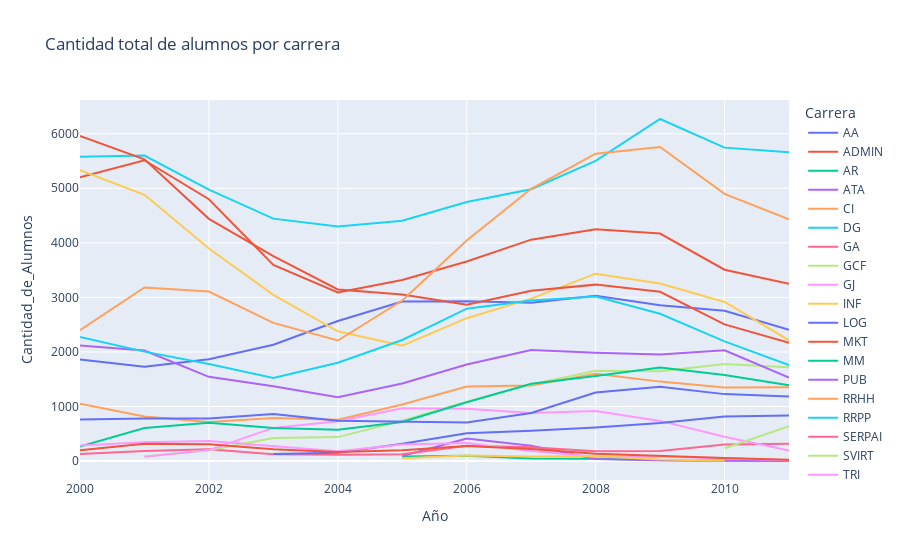

The notebook cell saved with this chart:
### Markdown cell above
### Generamos el grafico con la cantidad total de alumnos por carrera.

### Code cell
fix_aca = px.line(aca_df, x = 'Año', y = 'Cantidad_de_Alumnos', color='Carrera',title="Cantidad total de alumnos por carrera")
fix_aca.show()

### Figure 1 — Plotly figure (JSON) as saved in the notebook; plotly's stock layout.template omitted (floating-point values rounded to 4 significant figures)
{"data": [{"hovertemplate": "Carrera=AA<br>Año=%{x}<br>Cantidad_de_Alumnos=%{y}<extra></extra>", "legendgroup": "AA", "line": {"color": "#636efa", "dash": "solid"}, "mode": "lines", "name": "AA", "orientation": "v", "showlegend": true, "type": "scatter", "x": [2000, 2001, 2002, 2003, 2004, 2005, 2006, 2007, 2008, 2009, 2010, 2011], "xaxis": "x", "y": [1864, 1728, 1867, 2133, 2566, 2923, 2930, 2902, 3029, 2858, 2754, 2407], "yaxis": "y"}, {"hovertemplate": "Carrera=ADMIN<br>Año=%{x}<br>Cantidad_de_Alumnos=%{y}<extra></extra>", "legendgroup": "ADMIN", "line": {"color": "#EF553B", "dash": "solid"}, "mode": "lines", "name": "ADMIN", "orientation": "v", "showlegend": true, "type": "scatter", "x": [2000, 2001, 2002, 2003, 2004, 2005, 2006, 2007, 2008, 2009, 2010, 2011], "xaxis": "x", "y": [5203, 5514, 4799, 3596, 3089, 3320, 3659, 4058, 4247, 4170, 3507, 3250], "yaxis": "y"}, {"hovertemplate": "Carrera=AR<br>Año=%{x}<br>Cantidad_de_Alumnos=%{y}<extra></extra>", "legendgroup": "AR", "line": {"color": "#00cc96", "dash": "solid"}, "mode": "lines", "name": "AR", "orientation": "v", "showlegend": true, "type": "scatter", "x": [2005, 2006, 2007, 2008, 2009, 2011], "xaxis": "x", "y": [82, 96, 48, 40, 17, 1], "yaxis": "y"}, {"hovertemplate": "Carrera=ATA<br>Año=%{x}<br>Cantidad_de_Alumnos=%{y}<extra></extra>", "legendgroup": "ATA", "line": {"color": "#ab63fa", "dash": "solid"}, "mode": "lines", "name": "ATA", "orientation": "v", "showlegend": true, "type": "scatter", "x": [2005, 2006, 2007, 2008, 2009, 2010, 2011], "xaxis": "x", "y": [93, 411, 279, 36, 15, 10, 6], "yaxis": "y"}, {"hovertemplate": "Carrera=CI<br>Año=%{x}<br>Cantidad_de_Alumnos=%{y}<extra></extra>", "legendgroup": "CI", "line": {"color": "#FFA15A", "dash": "solid"}, "mode": "lines", "name": "CI", "orientation": "v", "showlegend": true, "type": "scatter", "x": [2000, 2001, 2002, 2003, 2004, 2005, 2006, 2007, 2008, 2009, 2010, 2011], "xaxis": "x", "y": [1052, 816, 714, 790, 756, 1037, 1368, 1387, 1602, 1456, 1350, 1353], "yaxis": "y"}, {"hovertemplate": "Carrera=DG<br>Año=%{x}<br>Cantidad_de_Alumnos=%{y}<extra></extra>", "legendgroup": "DG", "line": {"color": "#19d3f3", "dash": "solid"}, "mode": "lines", "name": "DG", "orientation": "v", "showlegend": true, "type": "scatter", "x": [2000, 2001, 2002, 2003, 2004, 2005, 2006, 2007, 2008, 2009, 2010, 2011], "xaxis": "x", "y": [5576, 5601, 4976, 4444, 4300, 4406, 4749, 4982, 5502, 6270, 5745, 5660], "yaxis": "y"}, {"hovertemplate": "Carrera=GA<br>Año=%{x}<br>Cantidad_de_Alumnos=%{y}<extra></extra>", "legendgroup": "GA", "line": {"color": "#FF6692", "dash": "solid"}, "mode": "lines", "name": "GA", "orientation": "v", "showlegend": true, "type": "scatter", "x": [2000, 2001, 2002, 2003, 2004, 2005, 2006, 2007, 2008, 2009, 2010, 2011], "xaxis": "x", "y": [131, 185, 216, 123, 116, 123, 280, 251, 179, 184, 302, 316], "yaxis": "y"}, {"hovertemplate": "Carrera=GCF<br>Año=%{x}<br>Cantidad_de_Alumnos=%{y}<extra></extra>", "legendgroup": "GCF", "line": {"color": "#B6E880", "dash": "solid"}, "mode": "lines", "name": "GCF", "orientation": "v", "showlegend": true, "type": "scatter", "x": [2001, 2002, 2003, 2004, 2005, 2006, 2007, 2008, 2009, 2010, 2011], "xaxis": "x", "y": [85, 199, 424, 439, 739, 1086, 1406, 1656, 1646, 1781, 1720], "yaxis": "y"}, {"hovertemplate": "Carrera=GJ<br>Año=%{x}<br>Cantidad_de_Alumnos=%{y}<extra></extra>", "legendgroup": "GJ", "line": {"color": "#FF97FF", "dash": "solid"}, "mode": "lines", "name": "GJ", "orientation": "v", "showlegend": true, "type": "scatter", "x": [2001, 2002, 2003, 2004, 2005, 2006, 2007, 2008, 2009, 2010, 2011], "xaxis": "x", "y": [80, 200, 608, 731, 967, 957, 879, 919, 736, 444, 192], "yaxis": "y"}, {"hovertemplate": "Carrera=INF<br>Año=%{x}<br>Cantidad_de_Alumnos=%{y}<extra></extra>", "legendgroup": "INF", "line": {"color": "#FECB52", "dash": "solid"}, "mode": "lines", "name": "INF", "orientation": "v", "showlegend": true, "type": "scatter", "x": [2000, 2001, 2002, 2003, 2004, 2005, 2006, 2007, 2008, 2009, 2010, 2011], "xaxis": "x", "y": [5332, 4880, 3897, 3047, 2379, 2115, 2619, 2977, 3435, 3256, 2916, 2214], "yaxis": "y"}, {"hovertemplate": "Carrera=LOG<br>Año=%{x}<br>Cantidad_de_Alumnos=%{y}<extra></extra>", "legendgroup": "LOG", "line": {"color": "#636efa", "dash": "solid"}, "mode": "lines", "name": "LOG", "orientation": "v", "showlegend": true, "type": "scatter", "x": [2003, 2004, 2005, 2006, 2007, 2008, 2009, 2010, 2011], "xaxis": "x", "y": [130, 152, 319, 509, 554, 614, 697, 816, 837], "yaxis": "y"}, {"hovertemplate": "Carrera=MKT<br>Año=%{x}<br>Cantidad_de_Alumnos=%{y}<extra></extra>", "legendgroup": "MKT", "line": {"color": "#EF553B", "dash": "solid"}, "mode": "lines", "name": "MKT", "orientation": "v", "showlegend": true, "type": "scatter", "x": [2000, 2001, 2002, 2003, 2004, 2005, 2006, 2007, 2008, 2009, 2010, 2011], "xaxis": "x", "y": [5958, 5530, 4440, 3755, 3146, 3051, 2864, 3121, 3234, 3102, 2505, 2166], "yaxis": "y"}, {"hovertemplate": "Carrera=MM<br>Año=%{x}<br>Cantidad_de_Alumnos=%{y}<extra></extra>", "legendgroup": "MM", "line": {"color": "#00cc96", "dash": "solid"}, "mode": "lines", "name": "MM", "orientation": "v", "showlegend": true, "type": "scatter", "x": [2000, 2001, 2002, 2003, 2004, 2005, 2006, 2007, 2008, 2009, 2010, 2011], "xaxis": "x", "y": [268, 604, 701, 607, 575, 715, 1078, 1417, 1560, 1714, 1577, 1390], "yaxis": "y"}, {"hovertemplate": "Carrera=PUB<br>Año=%{x}<br>Cantidad_de_Alumnos=%{y}<extra></extra>", "legendgroup": "PUB", "line": {"color": "#ab63fa", "dash": "solid"}, "mode": "lines", "name": "PUB", "orientation": "v", "showlegend": true, "type": "scatter", "x": [2000, 2001, 2002, 2003, 2004, 2005, 2006, 2007, 2008, 2009, 2010, 2011], "xaxis": "x", "y": [2118, 2025, 1544, 1371, 1168, 1423, 1771, 2037, 1986, 1952, 2030, 1529], "yaxis": "y"}, {"hovertemplate": "Carrera=RRHH<br>Año=%{x}<br>Cantidad_de_Alumnos=%{y}<extra></extra>", "legendgroup": "RRHH", "line": {"color": "#FFA15A", "dash": "solid"}, "mode": "lines", "name": "RRHH", "orientation": "v", "showlegend": true, "type": "scatter", "x": [2000, 2001, 2002, 2003, 2004, 2005, 2006, 2007, 2008, 2009, 2010, 2011], "xaxis": "x", "y": [2400, 3182, 3106, 2533, 2209, 2943, 4042, 4991, 5635, 5757, 4897, 4433], "yaxis": "y"}, {"hovertemplate": "Carrera=RRPP<br>Año=%{x}<br>Cantidad_de_Alumnos=%{y}<extra></extra>", "legendgroup": "RRPP", "line": {"color": "#19d3f3", "dash": "solid"}, "mode": "lines", "name": "RRPP", "orientation": "v", "showlegend": true, "type": "scatter", "x": [2000, 2001, 2002, 2003, 2004, 2005, 2006, 2007, 2008, 2009, 2010, 2011], "xaxis": "x", "y": [2275, 2006, 1779, 1525, 1802, 2219, 2793, 2942, 3016, 2699, 2194, 1760], "yaxis": "y"}, {"hovertemplate": "Carrera=SERPAI<br>Año=%{x}<br>Cantidad_de_Alumnos=%{y}<extra></extra>", "legendgroup": "SERPAI", "line": {"color": "#FF6692", "dash": "solid"}, "mode": "lines", "name": "SERPAI", "orientation": "v", "showlegend": true, "type": "scatter", "x": [2011], "xaxis": "x", "y": [128], "yaxis": "y"}, {"hovertemplate": "Carrera=SVIRT<br>Año=%{x}<br>Cantidad_de_Alumnos=%{y}<extra></extra>", "legendgroup": "SVIRT", "line": {"color": "#B6E880", "dash": "solid"}, "mode": "lines", "name": "SVIRT", "orientation": "v", "showlegend": true, "type": "scatter", "x": [2010, 2011], "xaxis": "x", "y": [235, 637], "yaxis": "y"}, {"hovertemplate": "Carrera=TRI<br>Año=%{x}<br>Cantidad_de_Alumnos=%{y}<extra></extra>", "legendgroup": "TRI", "line": {"color": "#FF97FF", "dash": "solid"}, "mode": "lines", "name": "TRI", "orientation": "v", "showlegend": true, "type": "scatter", "x": [2000, 2001, 2002, 2003, 2004, 2005, 2006, 2007, 2008, 2009, 2010, 2011], "xaxis": "x", "y": [286, 343, 368, 267, 178, 304, 331, 184, 81, 85, 55, 13], "yaxis": "y"}, {"hovertemplate": "Carrera=TSAGR<br>Año=%{x}<br>Cantidad_de_Alumnos=%{y}<extra></extra>", "legendgroup": "TSAGR", "line": {"color": "#FECB52", "dash": "solid"}, "mode": "lines", "name": "TSAGR", "orientation": "v", "showlegend": true, "type": "scatter", "x": [2005, 2006, 2007, 2008, 2009, 2010], "xaxis": "x", "y": [50, 101, 84, 94, 27, 8], "yaxis": "y"}, {"hovertemplate": "Carrera=TUR<br>Año=%{x}<br>Cantidad_de_Alumnos=%{y}<extra></extra>", "legendgroup": "TUR", "line": {"color": "#636efa", "dash": "solid"}, "mode": "lines", "name": "TUR", "orientation": "v", "showlegend": true, "type": "scatter", "x": [2000, 2001, 2002, 2003, 2004, 2005, 2006, 2007, 2008, 2009, 2010, 2011], "xaxis": "x", "y": [763, 779, 780, 863, 739, 730, 708, 880, 1258, 1364, 1227, 1183], "yaxis": "y"}, {"hovertemplate": "Carrera=VTA<br>Año=%{x}<br>Cantidad_de_Alumnos=%{y}<extra></extra>", "legendgroup": "VTA", "line": {"color": "#EF553B", "dash": "solid"}, "mode": "lines", "name": "VTA", "orientation": "v", "showlegend": true, "type": "scatter", "x": [2000, 2001, 2002, 2003, 2004, 2005, 2006, 2007, 2008, 2009, 2010, 2011], "xaxis": "x", "y": [197, 315, 309, 215, 164, 199, 275, 221, 134, 90, 54, 22], "yaxis": "y"}], "layout": {"legend": {"title": {"text": "Carrera"}, "tracegroupgap": 0}, "title": {"text": "Cantidad total de alumnos por carrera"}, "xaxis": {"anchor": "y", "domain": [0, 1], "title": {"text": "Año"}}, "yaxis": {"anchor": "x", "domain": [0, 1], "title": {"text": "Cantidad_de_Alumnos"}}}}
